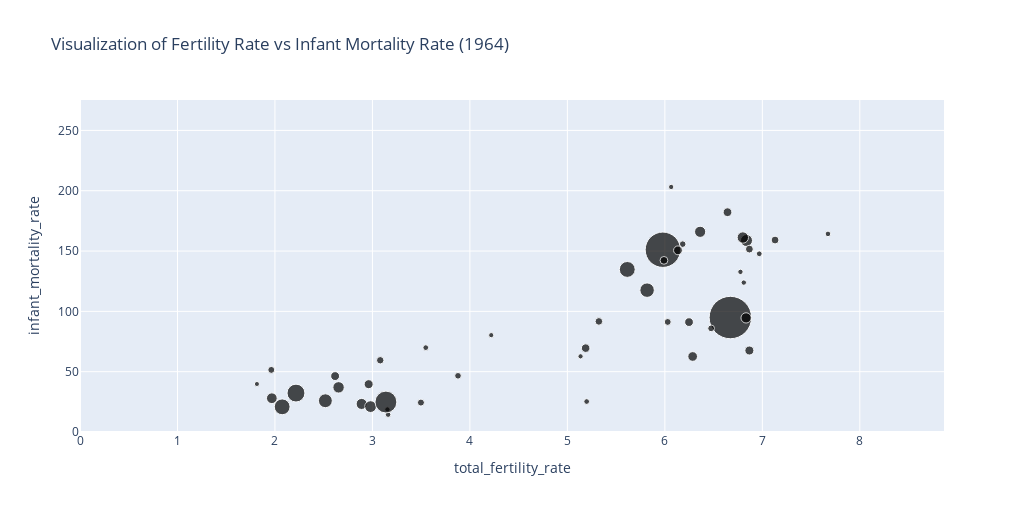
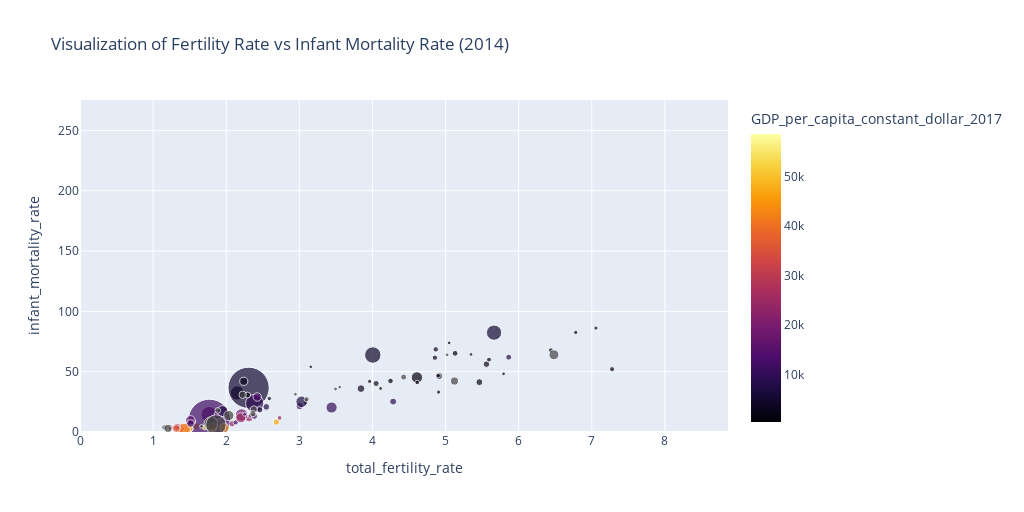
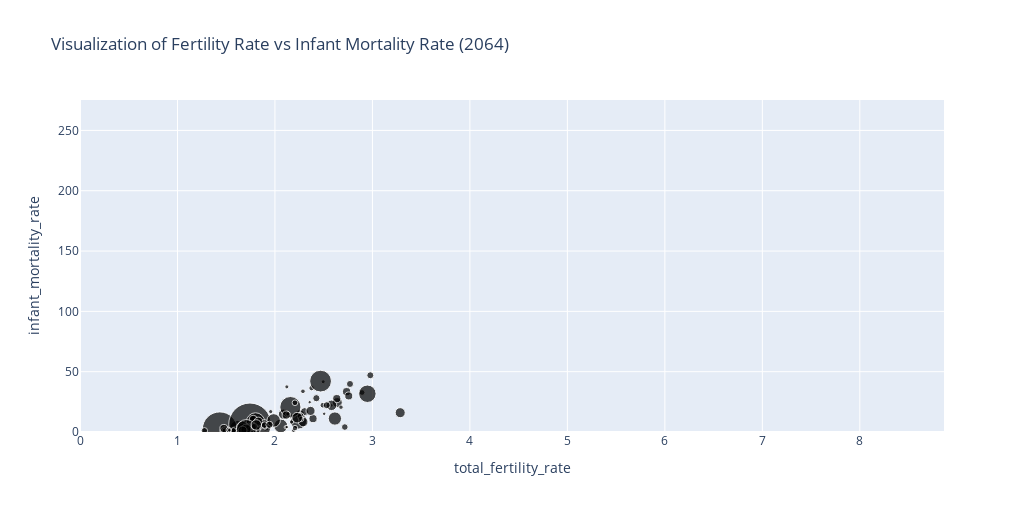

The notebook cell saved with these charts, in order:
### Code cell
years_to_display = [1964, 2014, 2064]
visualize_all(filtered_combined_df, years_to_display)

### Figure 1 — Plotly figure (JSON) as saved in the notebook; plotly's stock layout.template omitted (floating-point values rounded to 4 significant figures)
{"data": [{"customdata": [[12180.0, null], [21710.0, null], [11130.0, null], [56770.0, null], [82260.0, null], [19330.0, null], [22760.0, null], [704600.0, null], [12630.0, null], [17740.0, null], [12790.0, null], [16970.0, null], [30030.0, null], [24070.0, null], [47640.0, null], [75420.0, null], [10110.0, null], [489100.0, null], [98680.0, null], [23950.0, null], [51000.0, null], [98320.0, null], [10590.0, null], [41330.0, null], [13040.0, null], [23740.0, null], [11000.0, null], [12120.0, null], [48860.0, null], [17250.0, null], [50550.0, null], [11440.0, null], [31920.0, null], [30930.0, null], [28560.0, null], [19010.0, null], [125400.0, null], [18600.0, null], [31750.0, null], [10770.0, null], [30610.0, null], [30010.0, null], [44940.0, null], [53860.0, null], [11290.0, null], [187300.0, null], [36510.0, null]], "hovertemplate": "<b>%{hovertext}</b><br><br>total_fertility_rate=%{x}<br>infant_mortality_rate=%{y}<br>size=%{marker.size}<br>total_population=%{customdata[0]}<br>GDP_per_capita_constant_dollar_2017=%{marker.color}<extra></extra>", "hovertext": ["Algeria", "Argentina", "Australia", "Bangladesh", "Brazil", "Canada", "Caribbean", "China", "Other non-specified areas", "Colombia", "Dem. People's Republic of Korea", "Democratic Republic of the Congo", "Egypt", "Ethiopia", "France", "Germany", "Hungary", "India", "Indonesia", "Iran (Islamic Republic of)", "Italy", "Japan", "Kazakhstan", "Mexico", "Morocco", "Myanmar", "Nepal", "Netherlands", "Nigeria", "Oceania", "Pakistan", "Peru", "Philippines", "Poland", "Republic of Korea", "Romania", "Russian Federation", "South Africa", "Spain", "Sri Lanka", "TÃ¼rkiye", "Thailand", "Ukraine", "United Kingdom", "United Republic of Tanzania", "United States of America", "Viet Nam"], "legendgroup": "", "marker": {"color": [null, null, null, null, null, null, null, null, null, null, null, null, null, null, null, null, null, null, null, null, null, null, null, null, null, null, null, null, null, null, null, null, null, null, null, null, null, null, null, null, null, null, null, null, null, null, null], "coloraxis": "coloraxis", "size": [3.588, 6.396, 3.28, 16.73, 24.24, 5.694, 6.706, 207.6, 3.722, 5.227, 3.768, 4.999, 8.847, 7.093, 14.04, 22.22, 2.98, 144.1, 29.07, 7.056, 15.03, 28.97, 3.121, 12.18, 3.843, 6.994, 3.242, 3.57, 14.4, 5.082, 14.89, 3.371, 9.404, 9.113, 8.414, 5.601, 36.95, 5.481, 9.354, 3.174, 9.02, 8.843, 13.24, 15.87, 3.326, 55.18, 10.76], "sizemode": "area", "sizeref": 0.2307, "symbol": "circle"}, "mode": "markers", "name": "", "orientation": "v", "showlegend": false, "type": "scatter", "x": [7.673, 3.08, 3.154, 6.837, 5.818, 3.498, 5.323, 6.672, 5.198, 6.475, 3.547, 6.183, 6.643, 6.867, 2.889, 2.517, 1.815, 5.979, 5.614, 7.131, 2.653, 2.074, 4.219, 6.833, 6.969, 5.991, 6.065, 3.161, 6.362, 3.878, 6.8, 6.81, 6.867, 2.617, 5.188, 1.962, 2.216, 6.029, 2.961, 5.135, 6.135, 6.248, 1.968, 2.981, 6.775, 3.138, 6.285], "xaxis": "x", "y": [164.2, 59.46, 18.67, 158.7, 117.6, 24.37, 91.67, 94.88, 25.26, 85.93, 69.93, 155.7, 182.2, 151.6, 23.26, 25.9, 39.79, 151.1, 134.8, 159.1, 37.0, 20.87, 80.28, 94.58, 147.7, 142.3, 203.1, 14.39, 165.9, 46.58, 161.2, 123.9, 67.55, 46.34, 69.52, 51.47, 32.26, 91.23, 39.64, 62.72, 150.6, 91.09, 28.0, 21.05, 132.7, 24.82, 62.61], "yaxis": "y"}], "layout": {"coloraxis": {"cmax": 58580.0, "cmin": 436.4, "colorbar": {"title": {"text": "GDP_per_capita_constant_dollar_2017"}}, "colorscale": [[0, "#000004"], [0.1111, "#1b0c41"], [0.2222, "#4a0c6b"], [0.3333, "#781c6d"], [0.4444, "#a52c60"], [0.5556, "#cf4446"], [0.6667, "#ed6925"], [0.7778, "#fb9b06"], [0.8889, "#f7d13d"], [1, "#fcffa4"]]}, "height": 512, "legend": {"itemsizing": "constant", "tracegroupgap": 0}, "title": {"text": "Visualization of Fertility Rate vs Infant Mortality Rate (1964)"}, "width": 1024, "xaxis": {"anchor": "y", "domain": [0, 1], "range": [0, 8.864], "title": {"text": "total_fertility_rate"}}, "yaxis": {"anchor": "x", "domain": [0, 1], "range": [0, 275.2], "title": {"text": "infant_mortality_rate"}}}}

### Figure 2 — Plotly figure (JSON) as saved in the notebook; plotly's stock layout.template omitted (floating-point values rounded to 4 significant figures; data arrays with more than 128 entries replaced by an {"elided": "..."} marker saying what was removed)
{"data": [{"customdata": {"elided": "92x2 float values"}, "hovertemplate": "<b>%{hovertext}</b><br><br>total_fertility_rate=%{x}<br>infant_mortality_rate=%{y}<br>size=%{marker.size}<br>total_population=%{customdata[0]}<br>GDP_per_capita_constant_dollar_2017=%{marker.color}<extra></extra>", "hovertext": ["Afghanistan", "Algeria", "Angola", "Argentina", "Australia", "Bangladesh", "Belgium", "Benin", "Brazil", "Burkina Faso", "Burundi", "CÃ´te d'Ivoire", "Cambodia", "Cameroon", "Canada", "Chad", "Chile", "China", "Colombia", "Czechia", "Dominican Republic", "Ecuador", "Egypt", "Ethiopia", "France", "Germany", "Ghana", "Greece", "Guatemala", "Guinea", "Haiti", "India", "Indonesia", "Iraq", "Italy", "Japan", "Kazakhstan", "Kenya", "Madagascar", "Malawi", "Malaysia", "Mali", "Mexico", "Morocco", "Mozambique", "Myanmar", "Nepal", "Netherlands", "Niger", "Nigeria", "Pakistan", "Peru", "Philippines", "Poland", "Portugal", "Romania", "Rwanda", "Saudi Arabia", "Senegal", "Somalia", "South Africa", "Spain", "Sri Lanka", "Sudan", "TÃ¼rkiye", "Thailand", "Tunisia", "Uganda", "Ukraine", "United Kingdom", "Uzbekistan", "Viet Nam", "Zambia", "Zimbabwe", "Bolivia (Plurinational State of)", "Caribbean", "Other non-specified areas", "Cuba", "Dem. People's Republic of Korea", "Democratic Republic of the Congo", "Iran (Islamic Republic of)", "Melanesia", "Oceania", "Oceania (excluding Australia and New Zealand)", "Republic of Korea", "Russian Federation", "South Sudan", "Syrian Arab Republic", "United Republic of Tanzania", "United States of America", "Venezuela (Bolivarian Republic of)", "Yemen"], "legendgroup": "", "marker": {"color": [2144.0, 11560.0, 8183.0, 23550.0, 47240.0, 4119.0, 48750.0, 2884.0, 15700.0, 1847.0, 831.3, 4235.0, 3378.0, 3530.0, 47560.0, 1862.0, 24200.0, 11850.0, 13940.0, 34390.0, 14330.0, 12070.0, 10320.0, 1629.0, 43020.0, 50850.0, 4629.0, 28130.0, 7939.0, 2029.0, 3155.0, 5071.0, 9759.0, 9195.0, 39900.0, 39740.0, 24360.0, 4055.0, 1501.0, 1441.0, 23330.0, 2002.0, 19140.0, 7462.0, 1229.0, 3659.0, 3152.0, 52190.0, 1119.0, 5425.0, 4404.0, 11770.0, 6918.0, 26490.0, 30440.0, 23090.0, 1736.0, 47260.0, 2910.0, 925.6, 13990.0, 35980.0, 11770.0, 4777.0, 24600.0, 15510.0, 10770.0, 2068.0, 12390.0, 43990.0, 6075.0, 7642.0, 3376.0, 2317.0, null, null, null, null, null, null, null, null, null, null, null, null, null, null, null, null, null, null], "coloraxis": "coloraxis", "size": [9.64, 11.42, 7.993, 12.62, 6.915, 45.95, 3.293, 3.128, 59.95, 5.354, 3.092, 6.775, 4.482, 6.57, 10.43, 4.036, 5.211, 408.1, 13.75, 3.099, 3.03, 4.702, 28.17, 29.39, 18.74, 24.12, 8.308, 3.201, 4.63, 3.339, 3.068, 385.2, 75.5, 10.83, 17.77, 37.56, 5.183, 13.5, 7.135, 4.855, 9.018, 5.171, 34.99, 10.09, 7.672, 15.05, 8.091, 4.995, 5.708, 52.85, 61.36, 8.944, 29.85, 11.37, 3.067, 5.892, 3.35, 9.466, 4.116, 3.921, 16.13, 13.69, 6.258, 10.9, 23.02, 20.61, 3.367, 10.71, 13.3, 19.08, 8.971, 26.88, 4.637, 4.082, 3.217, 12.52, 6.901, 3.339, 7.403, 22.4, 23.56, 3.102, 11.71, 3.461, 14.9, 42.51, 3.304, 5.914, 14.97, 94.88, 8.896, 8.177], "sizemode": "area", "sizeref": 0.4535, "symbol": "circle"}, "mode": "markers", "name": "", "orientation": "v", "showlegend": false, "type": "scatter", "x": [5.559, 3.004, 5.864, 2.312, 1.811, 2.152, 1.74, 5.348, 1.767, 5.595, 5.795, 4.867, 2.589, 4.854, 1.591, 6.781, 1.774, 1.769, 1.883, 1.527, 2.445, 2.335, 3.441, 4.609, 1.975, 1.473, 4.05, 1.271, 3.088, 5.049, 3.157, 2.306, 2.389, 4.283, 1.366, 1.422, 2.73, 3.844, 4.247, 4.612, 2.081, 6.441, 2.211, 2.548, 5.131, 2.24, 2.293, 1.707, 7.279, 5.664, 4.005, 2.385, 3.031, 1.327, 1.231, 1.55, 4.112, 2.686, 4.905, 7.057, 2.424, 1.317, 2.13, 4.912, 2.2, 1.51, 2.252, 5.463, 1.511, 1.813, 2.46, 1.95, 4.899, 3.962, 2.947, 2.225, 1.156, 1.663, 1.885, 6.483, 2.036, 3.552, 2.378, 3.496, 1.204, 1.788, 5.022, 3.101, 5.122, 1.859, 2.365, 4.427], "xaxis": "x", "y": [56.26, 21.42, 62.02, 11.45, 3.357, 32.39, 3.362, 64.35, 14.45, 59.99, 48.24, 68.49, 27.75, 61.56, 4.682, 82.55, 7.217, 9.604, 13.59, 2.419, 28.33, 13.49, 20.3, 45.23, 3.477, 3.258, 40.22, 3.721, 24.16, 73.87, 54.05, 36.66, 23.7, 25.21, 2.75, 2.079, 11.66, 35.96, 42.34, 40.99, 6.826, 67.81, 14.16, 20.82, 65.19, 42.01, 30.61, 3.637, 52.11, 82.36, 63.8, 13.1, 25.05, 4.343, 2.877, 8.554, 36.09, 8.232, 33.06, 86.14, 29.03, 2.82, 7.957, 46.39, 11.75, 9.647, 14.66, 41.33, 7.072, 3.844, 18.4, 17.3, 46.69, 41.95, 31.34, 30.86, 3.694, 4.67, 17.8, 64.01, 13.63, 37.23, 18.76, 35.61, 3.006, 6.824, 64.0, 27.12, 42.23, 5.832, 15.23, 45.51], "yaxis": "y"}], "layout": {"coloraxis": {"cmax": 58580.0, "cmin": 436.4, "colorbar": {"title": {"text": "GDP_per_capita_constant_dollar_2017"}}, "colorscale": [[0, "#000004"], [0.1111, "#1b0c41"], [0.2222, "#4a0c6b"], [0.3333, "#781c6d"], [0.4444, "#a52c60"], [0.5556, "#cf4446"], [0.6667, "#ed6925"], [0.7778, "#fb9b06"], [0.8889, "#f7d13d"], [1, "#fcffa4"]]}, "height": 512, "legend": {"itemsizing": "constant", "tracegroupgap": 0}, "title": {"text": "Visualization of Fertility Rate vs Infant Mortality Rate (2014)"}, "width": 1024, "xaxis": {"anchor": "y", "domain": [0, 1], "range": [0, 8.864], "title": {"text": "total_fertility_rate"}}, "yaxis": {"anchor": "x", "domain": [0, 1], "range": [0, 275.2], "title": {"text": "infant_mortality_rate"}}}}

### Figure 3 — Plotly figure (JSON) as saved in the notebook; plotly's stock layout.template omitted (floating-point values rounded to 4 significant figures; data arrays with more than 128 entries replaced by an {"elided": "..."} marker saying what was removed)
{"data": [{"customdata": {"elided": "106x2 float values"}, "hovertemplate": "<b>%{hovertext}</b><br><br>total_fertility_rate=%{x}<br>infant_mortality_rate=%{y}<br>size=%{marker.size}<br>total_population=%{customdata[0]}<br>GDP_per_capita_constant_dollar_2017=%{marker.color}<extra></extra>", "hovertext": ["Afghanistan", "Algeria", "Angola", "Argentina", "Australia", "Azerbaijan", "Bangladesh", "Belgium", "Benin", "Bolivia (Plurinational State of)", "Brazil", "Burkina Faso", "Burundi", "CÃ´te d'Ivoire", "Cambodia", "Cameroon", "Canada", "Caribbean", "Central African Republic", "Chad", "Chile", "China", "Other non-specified areas", "Colombia", "Congo", "Czechia", "Dem. People's Republic of Korea", "Democratic Republic of the Congo", "Dominican Republic", "Ecuador", "Egypt", "Ethiopia", "France", "Germany", "Ghana", "Guatemala", "Guinea", "Haiti", "Honduras", "India", "Indonesia", "Iran (Islamic Republic of)", "Iraq", "Israel", "Italy", "Japan", "Jordan", "Kazakhstan", "Kenya", "Kyrgyzstan", "Lao People's Democratic Republic", "Liberia", "Madagascar", "Malawi", "Malaysia", "Mali", "Mauritania", "Melanesia", "Mexico", "Morocco", "Mozambique", "Myanmar", "Nepal", "Netherlands", "Niger", "Nigeria", "Oceania", "Oceania (excluding Australia and New Zealand)", "Pakistan", "Papua New Guinea", "Peru", "Philippines", "Poland", "Republic of Korea", "Romania", "Russian Federation", "Rwanda", "Saudi Arabia", "Senegal", "Sierra Leone", "Somalia", "South Africa", "South Sudan", "Spain", "Sri Lanka", "State of Palestine", "Sudan", "Sweden", "Syrian Arab Republic", "TÃ¼rkiye", "Tajikistan", "Thailand", "Togo", "Tunisia", "Uganda", "Ukraine", "United Arab Emirates", "United Kingdom", "United Republic of Tanzania", "United States of America", "Uzbekistan", "Venezuela (Bolivarian Republic of)", "Viet Nam", "Yemen", "Zambia", "Zimbabwe"], "legendgroup": "", "marker": {"color": [null, null, null, null, null, null, null, null, null, null, null, null, null, null, null, null, null, null, null, null, null, null, null, null, null, null, null, null, null, null, null, null, null, null, null, null, null, null, null, null, null, null, null, null, null, null, null, null, null, null, null, null, null, null, null, null, null, null, null, null, null, null, null, null, null, null, null, null, null, null, null, null, null, null, null, null, null, null, null, null, null, null, null, null, null, null, null, null, null, null, null, null, null, null, null, null, null, null, null, null, null, null, null, null, null, null], "coloraxis": "coloraxis", "size": [26.29, 18.99, 27.23, 15.4, 10.11, 3.042, 60.88, 3.516, 9.416, 5.302, 66.08, 14.4, 8.736, 18.79, 6.12, 18.67, 14.25, 13.79, 4.259, 13.71, 5.925, 340.6, 5.976, 16.48, 3.724, 3.121, 7.194, 84.42, 3.944, 6.813, 52.82, 75.8, 19.0, 22.13, 17.75, 7.823, 8.288, 4.74, 4.504, 500.0, 94.02, 28.55, 25.99, 4.368, 13.72, 27.59, 4.863, 8.39, 28.74, 3.098, 3.023, 3.112, 18.45, 13.3, 12.44, 17.99, 3.27, 5.98, 41.73, 13.68, 23.08, 17.45, 11.37, 5.16, 28.0, 132.0, 18.36, 6.451, 124.3, 4.895, 12.92, 50.45, 9.347, 11.45, 4.748, 37.04, 8.021, 14.89, 12.18, 4.553, 13.79, 22.43, 5.971, 11.75, 6.023, 3.084, 30.57, 3.645, 12.4, 28.1, 5.121, 18.09, 5.626, 4.271, 31.27, 8.411, 3.615, 21.11, 48.94, 112.9, 14.34, 10.93, 30.98, 18.84, 13.65, 9.006], "sizemode": "area", "sizeref": 0.5556, "symbol": "circle"}, "mode": "markers", "name": "", "orientation": "v", "showlegend": false, "type": "scatter", "x": [2.256, 1.903, 2.64, 1.716, 1.671, 1.627, 1.726, 1.666, 2.894, 1.944, 1.616, 2.425, 2.491, 2.735, 1.812, 2.634, 1.554, 1.794, 2.495, 2.978, 1.576, 1.434, 1.473, 1.636, 2.577, 1.72, 1.672, 2.948, 1.792, 1.749, 2.06, 2.242, 1.758, 1.598, 2.304, 1.786, 2.376, 1.956, 1.819, 1.743, 1.801, 1.666, 2.289, 2.191, 1.471, 1.494, 1.896, 2.206, 2.087, 2.111, 1.821, 2.356, 2.39, 2.263, 1.662, 2.757, 2.505, 2.164, 1.668, 1.817, 2.365, 1.776, 1.731, 1.666, 3.285, 2.468, 1.891, 2.161, 2.158, 2.132, 1.776, 1.987, 1.575, 1.276, 1.707, 1.743, 2.269, 1.812, 2.717, 2.122, 2.77, 1.83, 2.287, 1.489, 1.745, 2.122, 2.58, 1.693, 1.894, 1.704, 2.169, 1.476, 2.677, 1.771, 2.228, 1.526, 1.532, 1.669, 2.615, 1.707, 1.943, 1.788, 1.808, 2.116, 2.531, 2.205], "xaxis": "x", "y": [14.42, 4.263, 24.43, 3.364, 1.168, 6.129, 4.356, 1.132, 32.73, 7.642, 3.189, 28.02, 22.22, 33.43, 6.761, 27.65, 1.576, 10.51, 41.67, 47.03, 2.134, 2.158, 1.531, 3.432, 22.09, 0.8518, 6.439, 31.71, 7.418, 3.694, 5.05, 9.275, 1.612, 1.082, 16.87, 6.626, 36.43, 16.89, 5.15, 6.44, 8.324, 2.984, 8.345, 1.203, 0.6904, 0.6852, 3.936, 3.242, 14.8, 4.016, 6.797, 24.72, 11.08, 13.11, 2.511, 29.9, 15.08, 13.46, 3.69, 3.617, 17.48, 10.64, 4.793, 1.174, 16.01, 42.19, 6.805, 12.98, 20.67, 14.94, 3.267, 9.589, 1.222, 1.023, 1.928, 1.19, 10.82, 1.712, 4.108, 37.41, 39.82, 8.613, 33.75, 0.8364, 2.431, 4.103, 22.11, 0.6589, 5.686, 2.426, 8.309, 2.937, 20.58, 3.115, 11.88, 1.645, 1.532, 1.281, 11.17, 1.972, 5.987, 4.594, 5.833, 14.03, 22.21, 24.22], "yaxis": "y"}], "layout": {"coloraxis": {"cmax": 58580.0, "cmin": 436.4, "colorbar": {"title": {"text": "GDP_per_capita_constant_dollar_2017"}}, "colorscale": [[0, "#000004"], [0.1111, "#1b0c41"], [0.2222, "#4a0c6b"], [0.3333, "#781c6d"], [0.4444, "#a52c60"], [0.5556, "#cf4446"], [0.6667, "#ed6925"], [0.7778, "#fb9b06"], [0.8889, "#f7d13d"], [1, "#fcffa4"]]}, "height": 512, "legend": {"itemsizing": "constant", "tracegroupgap": 0}, "title": {"text": "Visualization of Fertility Rate vs Infant Mortality Rate (2064)"}, "width": 1024, "xaxis": {"anchor": "y", "domain": [0, 1], "range": [0, 8.864], "title": {"text": "total_fertility_rate"}}, "yaxis": {"anchor": "x", "domain": [0, 1], "range": [0, 275.2], "title": {"text": "infant_mortality_rate"}}}}
